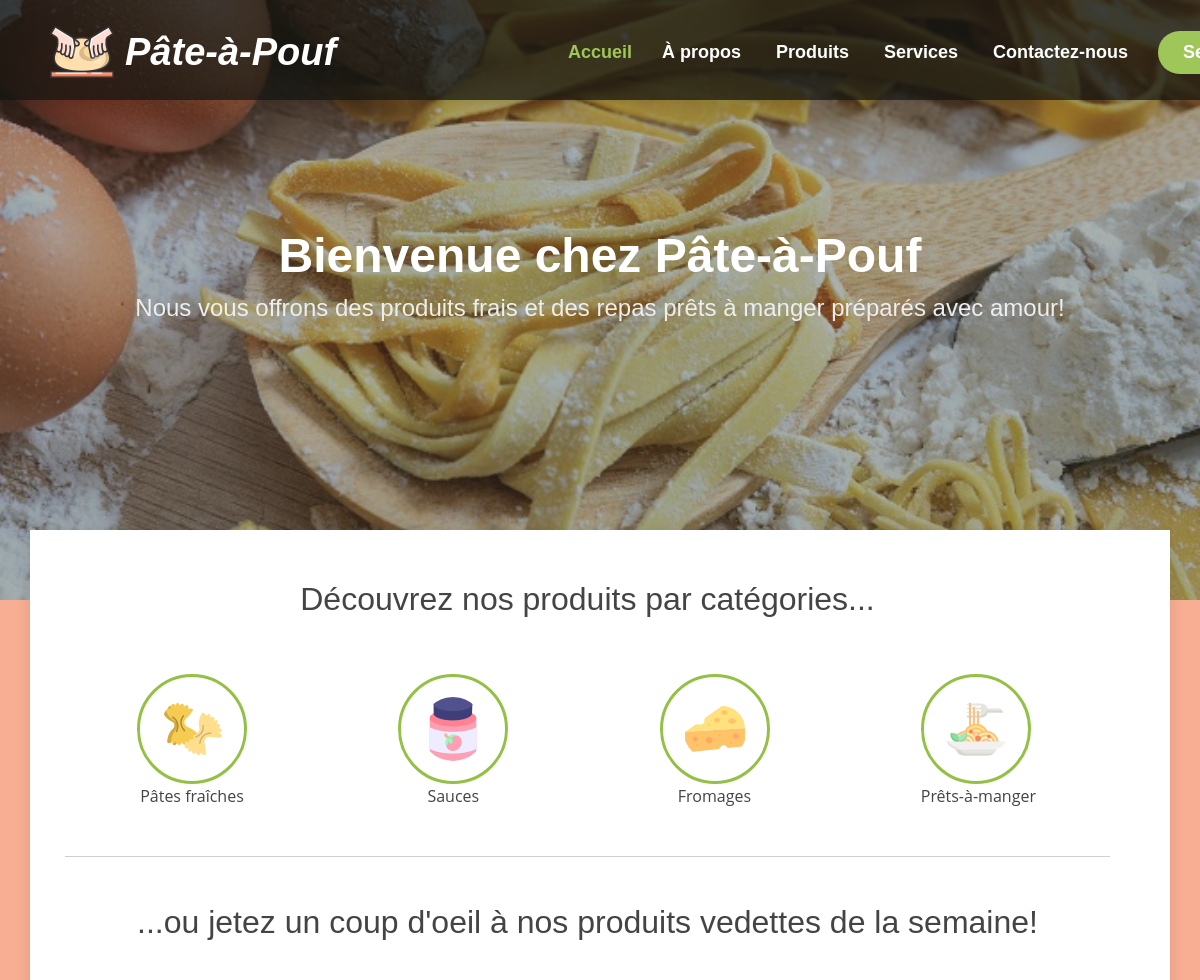
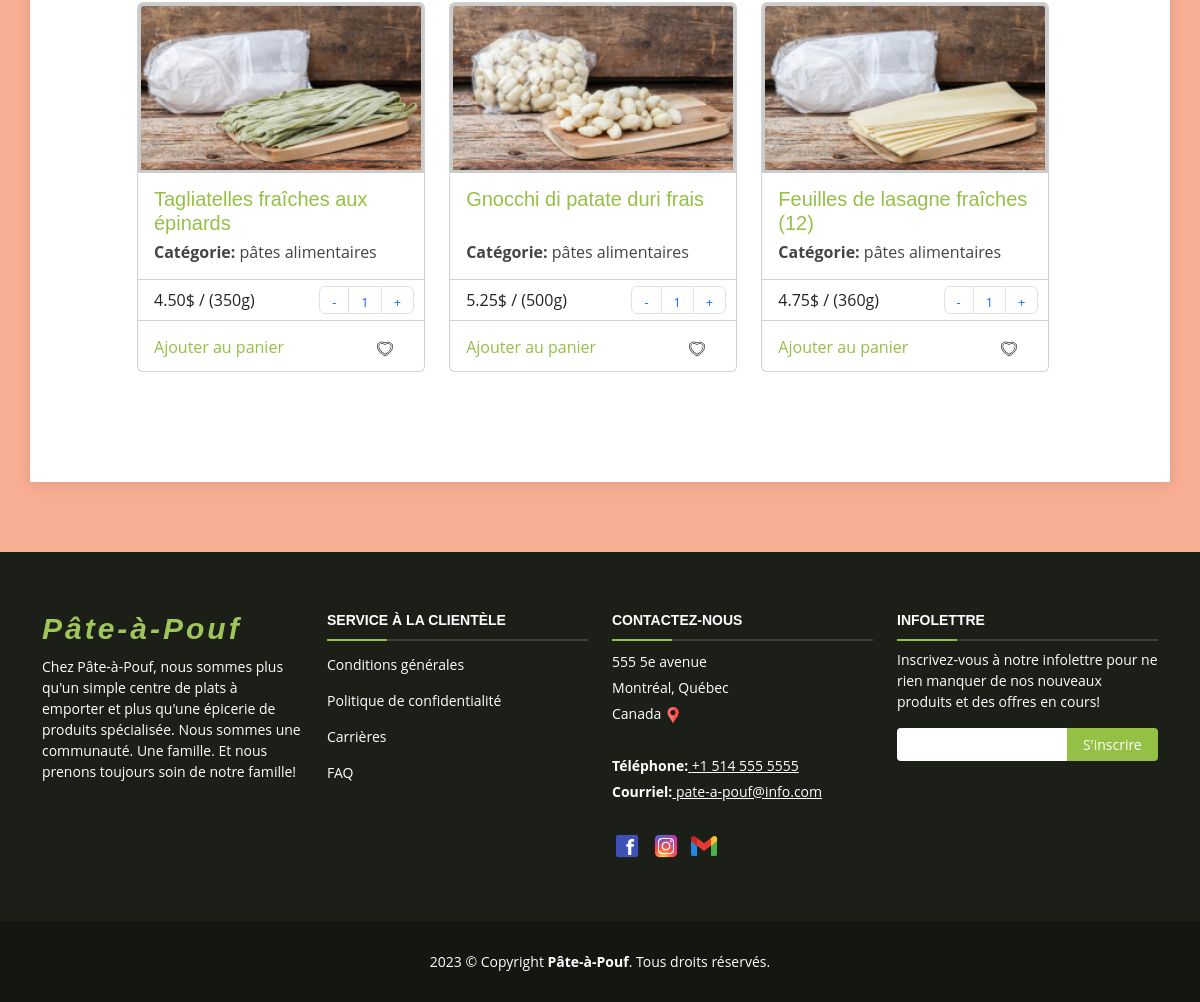
The page / on the database its author committed (2 pictures, top to bottom).
### tables this page shows
CREATE TABLE `produits` (
  `IdP` int(3) NOT NULL,
  `nom` varchar(50) NOT NULL,
  `categorie` varchar(30) NOT NULL,
  `ingredients` varchar(500) DEFAULT NULL,
  `prix` float DEFAULT NULL,
  `quantite` int(4) DEFAULT NULL,
  `photo` varchar(30) DEFAULT NULL
);

### serveur/produit/affichageProduits.php (the view, shortened to what this page needs)
<?php
    $requette="SELECT * FROM produits";
    try{
        $bdd = new PDO('mysql:host='.SERVEUR.';dbname='.BD, USAGER, MDP);
        $reponse = $bdd->query($requette);
        if ($reponse){
            while($ligne = $reponse->fetch()){
                listerProduits($ligne);
            }
        }
    }catch (Exception $e){
        echo 'ERREUR: '.$e;
    }finally {
    }
	function listerProduits($produit){
        $lienImage = chargerImage($produit['photo']);
        $prix = miseEnFormePrix($produit['prix'], $produit['quantite']);
        $card = '
        <div class="card" style="width: 18rem;">
            <a href="#"><img src="'.$lienImage.'" class="card-img-top"></a>
            <div class="card-body">
                <a href="#"><h5 class="card-title">'.$produit['nom'].'</h5></a>
            </div>
            <div class="card-body">
                <p><b>Catégorie: </b>'.$produit['categorie'].'</p>
            </div>
            <ul class="list-group list-group-flush">
                <li class="list-group-item">'.$prix.'</li>
            </ul>
            <nav class = "qte">
                <ul class="pagination">
                    <li class="page-item"><a class="page-link moins">-</a></li>
                    <li class="page-item"><a contenteditable="true" class="page-link">1</a></li>
                    <li class="page-item"><a class="page-link plus">+</a></li>
                </ul>
            </nav>
            <div class="card-body">
                <a href="#" class="card-link">Ajouter au panier</a>
                <p class="card-fav"><img class="etat-like" src="client/images/general/notlike.png" alt="ajouter aux favoris"></p>
            </div>
        </div>';
        echo $card;
    }
    function chargerImage($image){
        $lien = 'client/images/produits/'.$image;
        $lienND = 'client/images/produits/visuel-non-disponible.jpg';
        if ($image != ""){
            if (file_exists($lien)){
                return $lien;
            }else {
                return $lienND;
            }
        } else {
            return $lienND;
        }
    }
    function miseEnFormePrix($prix, $qte){
        $prixStr = strval($prix);
        $qteStr = strval($qte);
        if (strlen($prixStr) != 0 && strlen($qteStr) != 0) {
            if (strpos($prixStr, '.')){
                $prixTab = explode(".", $prixStr);
                $prixEnt = $prixTab[0];
                $decimal = $prixTab[1];
                if (strlen($decimal) != 2) {
                    while (strlen($decimal) != 2) {
                        $decimal .= '0';
                    }
                }
            } else {
                $prixEnt =  $prixStr;
                $decimal = '00';
            }
            return $prixEnt.'.'.$decimal."$ / (".$qteStr."g)";
        } else {
            return 'Prix Non Disponible';
        }
    }
?>

### index.php (shortened to what this page needs)
<!DOCTYPE html>
<html lang="fr">
<head>
    <link rel="stylesheet" href="client/utilitaires/bootstrap-5.3.0-alpha1-dist/css/bootstrap.min.css">
    <link rel="stylesheet" href="client/css/style.css?v=<?php echo time(); ?>">
    <link href="https://fonts.cdnfonts.com/css/bradley-hand-2" rel="stylesheet">
<body onload="initialisation();">
    <?php
        require_once('serveur/includes/header.php');
    ?>
    <section id="hero">
        <div class="hero-container" data-aos="fade-up">
            <h1>Bienvenue chez Pâte-à-Pouf</h1>
            <h2>Nous vous offrons des produits frais et des repas prêts à manger préparés avec amour!</h2>
        </div>
    </section>
    <main id="main">
        <section class="about">
            <div class="container">
                <div class="row justify-content-end">
                    <div class="col-lg-11">
                        <div class="row justify-content-end">
                        <h2 id="entete1" class="enVedette">Découvrez nos produits par catégories...</h2>
                        <div class="col-lg-3 col-md-5 col-6 d-md-flex align-items-md-stretch">
                            <div class="count-box py-5">
                            <a href="#"><img class="categorie-img" src="client/images/general/pate.png"></a>
                            <p class="categorie">Pâtes fraîches</p>
                            </div>
                        </div>
                        <div class="col-lg-3 col-md-5 col-6 d-md-flex align-items-md-stretch">
                            <div class="count-box py-5">
                            <a href="#"><img class="categorie-img" src="client/images/general/sauce.png"></a>
                            <p class="categorie">Sauces</p>
                            </div>
                        </div>
                        <div class="col-lg-3 col-md-5 col-6 d-md-flex align-items-md-stretch">
                            <div class="count-box pb-5 pt-0 pt-lg-5">
                            <a href="#"><img class="categorie-img" src="client/images/general/fromage.png"></a>
                            <p class="categorie">Fromages</p>
                            </div>
                        </div>
                        <div class="col-lg-3 col-md-5 col-6 d-md-flex align-items-md-stretch">
                            <div class="count-box pb-5 pt-0 pt-lg-5">
                            <a href="#"><img class="categorie-img" src="client/images/general/plat.png"></a>
                            <p class="categorie">Prêts-à-manger</p>
                            </div>
                        </div>
                        <hr class="enVedette">
                        <h2 class="enVedette" id="entete2">...ou jetez un coup d'oeil à nos produits vedettes de la semaine!</h2>
                        </div>
                        <div class="cards_produits">
                            <?php
                                require_once('serveur/produit/affichageProduits.php');
                            ?>
                        </div>
                    </div>
                </div>
            </div>
        </section>
    </main>
    <?php
        require_once('serveur/includes/footer.php');
    ?>
</body>
</html>

### serveur/includes/header.php (shortened to what this page needs)
<header id="header">
        <div class="logo">
            <a href="index.php"><img src="client/images/general/logo.png" alt="Pâte-à-Pouf" id="logo"></a>
            <h1 class="text-light"><a href="index.php">Pâte-à-Pouf</a></h1>
        </div>
        <nav id="navbar" class="navbar">
            <ul>
                <li><a class="active" href="index.php">Accueil</a></li>
                <li class="dropdown"><a href="#"><span>À propos</span> <i class="bi bi-chevron-down"></i></a>
                <li class="dropdown"><a href="#"><span>Produits</span> <i class="bi bi-chevron-right"></i></a>
                </li>
                <li class="dropdown"><a href="#"><span>Services</span> <i class="bi bi-chevron-right"></i></a>
                </li>
                <li><a href="contact.php">Contactez-nous</a></li>
                <li><a class="getstarted" id="optionHeader1" href="javascript:montrerFormConnexion();">Se connecter</a></li>
            </ul>
        </nav>
</header>

### serveur/includes/footer.php (shortened to what this page needs)
<footer id="footer">
  <div class="footer-top">
    <div class="container">
      <div class="row">
        <div class="col-lg-3 col-md-6 footer-info">
          <h3>Pâte-à-Pouf</h3>
          <p>Chez Pâte-à-Pouf, nous sommes plus qu'un simple centre de plats à emporter et plus qu'une épicerie de produits spécialisée. Nous sommes une communauté. Une famille. Et nous prenons toujours soin de notre famille!</p>
        </div>
        <div class="col-lg-3 col-md-6 footer-links">
          <h4>Service à la clientèle</h4>
          <ul>
            <li><a href="#">Conditions générales</a></li>
            <li><a href="#">Politique de confidentialité</a></li>
            <li><a href="#">Carrières</a></li>
            <li><a href="#">FAQ</a></li>
          </ul>
        </div>
        <div class="col-lg-3 col-md-6 footer-contact">
          <h4>Contactez-nous</h4>
          <p>
            555 5e avenue <br>
            Montréal, Québec<br>
            Canada <a id="carte" onClick='montrerCarte();'><img src="client/images/general/localisation.png"></a><br><br>
            <strong>Téléphone:</strong><a id="telp"> +1 514 555 5555</a><br>
            <strong>Courriel:</strong><a id="emailp" href="mailto:pate-a-pouf@info.com"> pate-a-pouf@info.com</a><br>
          </p>
          <div>
            <a href="#"><img class="liens" src="client/images/general/facebook.png"></a>
            <a href="#"><img class="liens" src="client/images/general/instagram.png"></a>
            <a href="#"><img class="liens" src="client/images/general/gmail.png"></a>
          </div>
        </div>
        <div class="col-lg-3 col-md-6 footer-newsletter">
          <h4>Infolettre</h4>
          <p>Inscrivez-vous à notre infolettre pour ne rien manquer de nos nouveaux produits et des offres en cours!</p>
          <form action="" method="post">
            <input type="email" name="email"><input type="submit" value="S'inscrire">
          </form>
        </div>
      </div>
    </div>
  </div>
  <div class="container">
    <div class="copyright">
      2023 &copy; Copyright <strong><span>Pâte-à-Pouf</span></strong>. Tous droits réservés.
    </div>
  </div>
</footer>

### rows shown on the page
produits: photo (picture), nom "Tagliatelles fraîches aux épinards", categorie "pâtes alimentaires", prix "4.50$ / (350g)"
produits: photo (picture), nom "Gnocchi di patate duri frais", categorie "pâtes alimentaires", prix "5.25$ / (500g)"
produits: photo (picture), nom "Feuilles de lasagne fraîches (12)", categorie "pâtes alimentaires", prix "4.75$ / (360g)"
